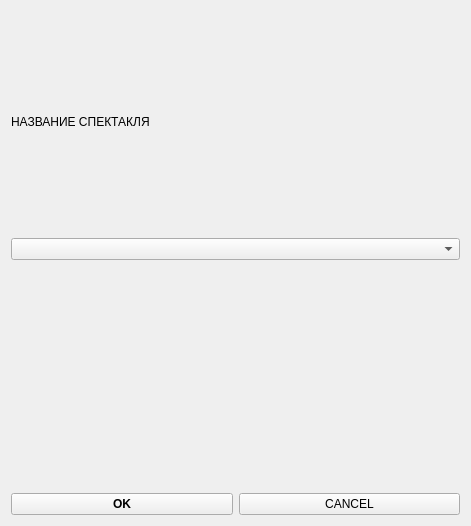
<?xml version="1.0" encoding="UTF-8"?>
<ui version="4.0">
 <class>Form</class>
 <widget class="QWidget" name="Form">
  <property name="geometry">
   <rect>
    <x>0</x>
    <y>0</y>
    <width>471</width>
    <height>526</height>
   </rect>
  </property>
  <property name="windowTitle">
   <string>Удалить СПЕКТАКЛЬ из базы данных</string>
  </property>
  <layout class="QGridLayout" name="gridLayout">
   <item row="0" column="0">
    <layout class="QVBoxLayout" name="verticalLayout">
     <item>
      <widget class="QLabel" name="label_del_ActBase_act">
       <property name="text">
        <string>НАЗВАНИЕ СПЕКТАКЛЯ</string>
       </property>
      </widget>
     </item>
     <item>
      <widget class="QComboBox" name="comboBox_del_ActBase_act"/>
     </item>
    </layout>
   </item>
   <item row="1" column="0">
    <layout class="QHBoxLayout" name="horizontalLayout_3">
     <item alignment="Qt::AlignBottom">
      <widget class="QPushButton" name="pushButton_del_ActBase_ok">
       <property name="font">
        <font>
         <weight>75</weight>
         <bold>true</bold>
        </font>
       </property>
       <property name="text">
        <string>OK</string>
       </property>
      </widget>
     </item>
     <item alignment="Qt::AlignBottom">
      <widget class="QPushButton" name="pushButton_del_ActBase_cancel">
       <property name="text">
        <string>CANCEL</string>
       </property>
      </widget>
     </item>
    </layout>
   </item>
  </layout>
 </widget>
 <resources/>
 <connections/>
</ui>
